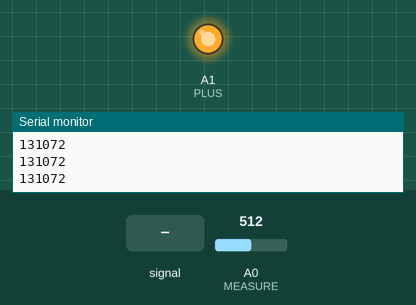
Recording of a sketch running on a simulated Arduino Uno, built with avr-gcc and run on an emulated ATmega328P. Shown: output pins drawn as LEDs (lit = HIGH), the last lines printed to the serial monitor. Inputs (shaded band) come from the test bench; at power-on: A0 (MEASURE) = 512.

Above: at 1.2 s.
1.3 s: A0 (MEASURE) fed a 200 Hz sine of ±81 counts around its level
At 1.9 s:
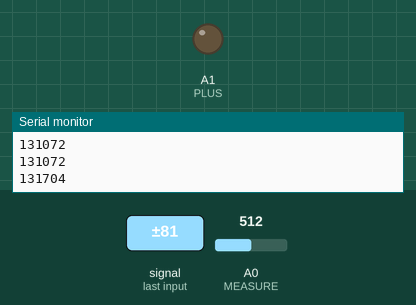
4.3 s: A0 (MEASURE) set to 716
At 6.4 s:
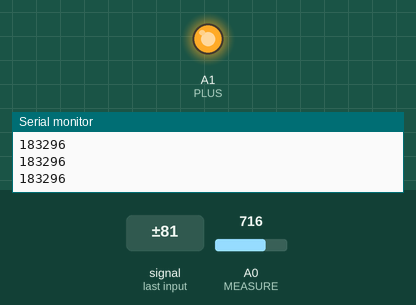
7.1 s: A0 (MEASURE) set to 734
At 7.6 s:
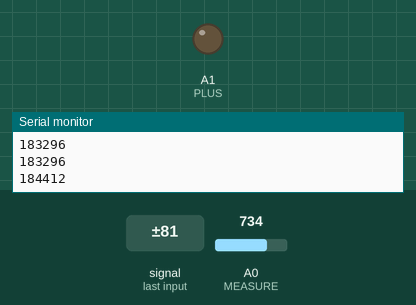
Timing chart, 0 to 10.6 s (numbered marks = the images above; inputs shaded):
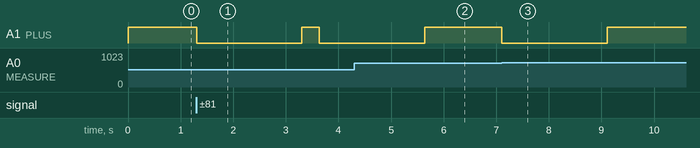

Measured:
- the behaviour switches between 716 and 717 on A0 (MEASURE) (found by bisection; images 2 and 3)
- after the input at 1.3 s, A1 (PLUS): HIGH → LOW at once, → HIGH 2.0 s later, → LOW 0.33 s later
- after the input at 4.3 s, A1 (PLUS): goes on until 5.6 s, then stays HIGH
- after the input at 7.1 s, A1 (PLUS): HIGH → LOW at once, → HIGH 2.0 s later

The sketch:

BlowOutLED.ino
```cpp
// (licence header left out)
// LED Connections
#define PLUS A1               // High side of the resistor
#define MEASURE A0            // Low side of resistor and anode of LED
// Cathode of LED goes to ground

#define NUMSAMPLES 10         // Number of samples to keep
#define MINJUMP 150           // Minimum jump for blow out

long int sensedata[NUMSAMPLES];
int dataptr = 0;
int buffull = 0;

void setup() {
  Serial.begin(250000);                     // Initialize serial communication
  pinMode(MEASURE, INPUT);
  pinMode(PLUS, OUTPUT);
  digitalWrite(PLUS, HIGH);                 // Turn on the LED
}

void loop() {
  int cnt;
  long int sum = 0;

  // Sum 256 adc readings (to reduce adc noise)
  for (cnt = 0; cnt < 256; cnt++) {
    sum = sum + analogRead(MEASURE);
  }

  Serial.println(sum);                      // Output sum so we can watch with Serial Plotter

  // Compare current measurement to oldest if buffer full
  if (buffull && (sum > (sensedata[dataptr] + MINJUMP))) {
    // Temperature drop exceeded minimum - turn off
    digitalWrite(PLUS, LOW);
    dataptr = 0;                            // Reinitialize the buffer
    buffull = 0;
    delay(2000);                            // off time for LED
    digitalWrite(PLUS, HIGH);
  }
  else {
    sensedata[dataptr] = sum;               // Store the latest data in the buffer
    dataptr++;                              // Update buffer pointer
    if (dataptr == NUMSAMPLES) {            // Check if dataptr went past end
      dataptr = 0;                          // Reset the dataptr to beginning
      buffull = 1;                          // Mark that buffer is full
    }
  }
}
```
